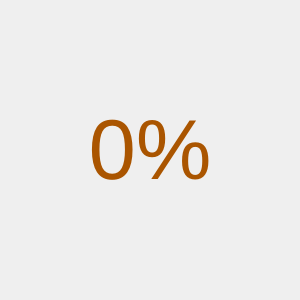
<?xml version="1.0" encoding="UTF-8"?>
<ui version="4.0">
 <class>DialogLoadding</class>
 <widget class="QDialog" name="DialogLoadding">
  <property name="geometry">
   <rect>
    <x>0</x>
    <y>0</y>
    <width>300</width>
    <height>300</height>
   </rect>
  </property>
  <property name="windowTitle">
   <string>Dialog</string>
  </property>
  <layout class="QGridLayout" name="gridLayout">
   <item row="0" column="0">
    <widget class="QLabel" name="label_gif">
     <property name="font">
      <font>
       <pointsize>64</pointsize>
      </font>
     </property>
     <property name="styleSheet">
      <string notr="true">color: rgb(170, 85, 0);</string>
     </property>
     <property name="text">
      <string>0%</string>
     </property>
     <property name="scaledContents">
      <bool>false</bool>
     </property>
     <property name="alignment">
      <set>Qt::AlignCenter</set>
     </property>
    </widget>
   </item>
  </layout>
 </widget>
 <resources/>
 <connections/>
</ui>
